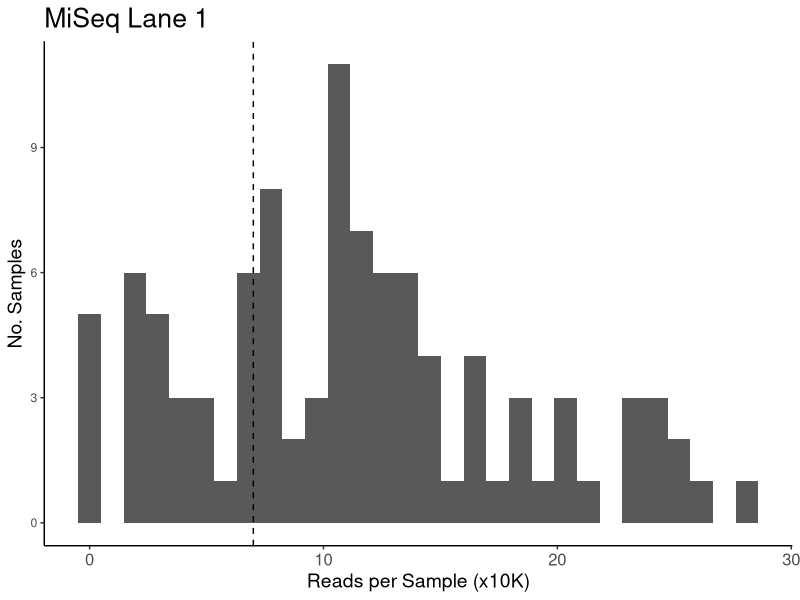
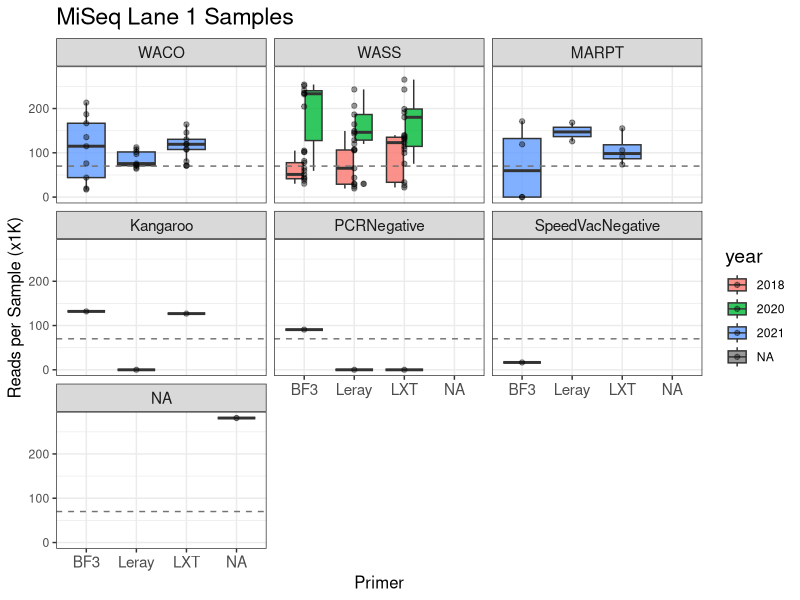
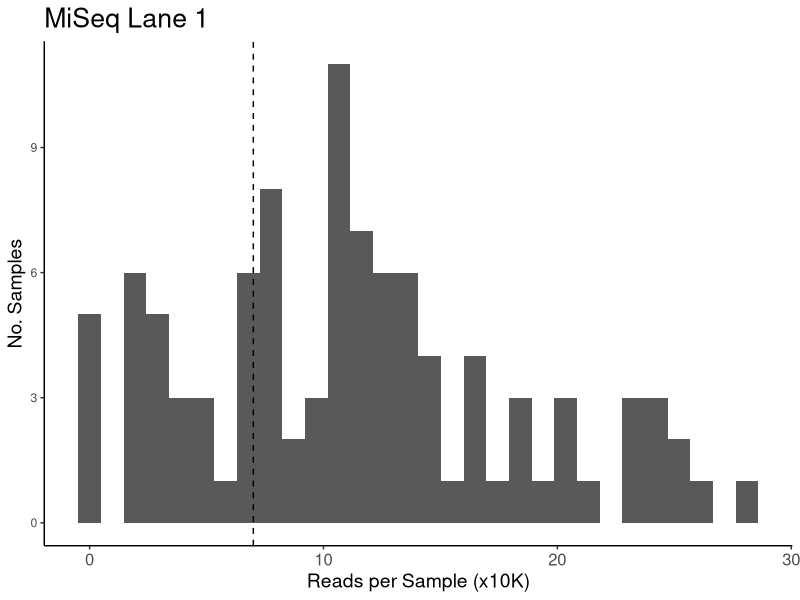
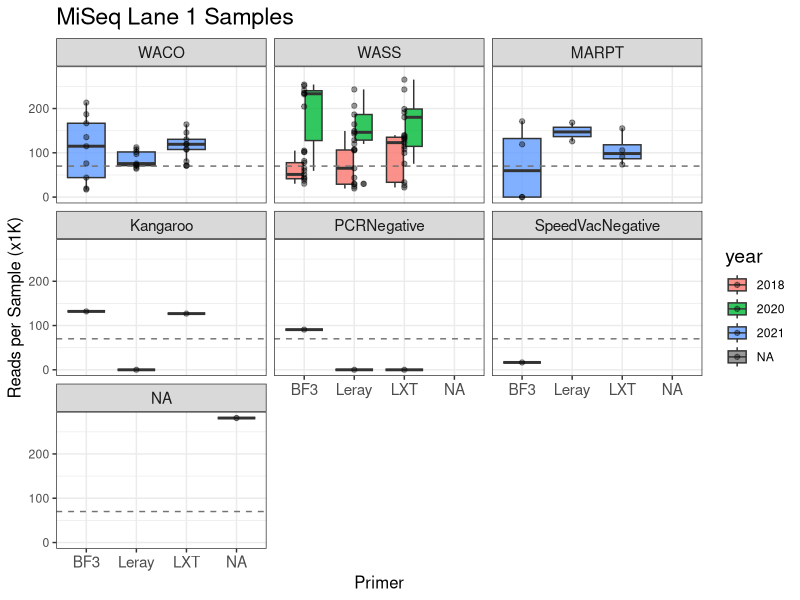

Write the R code that produced these figures, in order.
##################### Read Depths from MiSeq Output #####################
#
# 2022-01-04 Mary Fisher
#
# Description: Graph the distribution of read depths from MiSeq sequencing output.
#
#########################################################################



# Set up ------------------------------------------------------------------
library(here)
library(tidyverse)
library(magrittr)
library(ggplot2)


# Lane 1 ------------------------------------------------------------------

##--- read in data
dat <- read.csv(here::here("data","raw","qc","EGC-Salish-Sea_Lane-1_MiSeq-Stats.csv"))

##--- histogram of all read depths. mark minimum desirable (70,000)
fig1a <- ggplot(dat, aes(x=total_reads_per_lane/10000)) +
  geom_histogram() +
  geom_vline(aes(xintercept=7), lty=2) +
  labs(x="Reads per Sample (x10K)", y="No. Samples",
       title="MiSeq Lane 1") +
  theme_classic() + theme(axis.text.x=element_text(size=12),
                          axis.title=element_text(size=14),
                          title=element_text(size=16))
fig1a
png(here::here("data","raw","qc","Lane-1-read-depth.png"))
fig1a
dev.off()


##--- boxplot of read depths by sample group. mark minimum desirable (70,000)
### categorize samples by project / control type using the sample IDs
dat %<>% separate(col=sample, into=c("primer","group","year","id1","id2"), sep="_", remove=FALSE) %>%
  # clean up MARPT sample identifiers, which don't have a year
  mutate(id1=ifelse(group=="MARPT",year,id1)) %>%
  mutate(year=ifelse(group=="MARPT",2021,year))

dat$group <- factor(dat$group, 
                    levels=c("WACO","WASS","MARPT","Kangaroo","PCRNegative","SpeedVacNegative","NA"))

### plot
fig1b <- ggplot(dat, aes(x=primer, y=total_reads_per_lane/1000, fill=year)) +
  geom_boxplot(alpha=0.8) +
  geom_hline(aes(yintercept=70), lty=2, col="grey45") +
  geom_point(aes(fill=year), alpha=0.4) +
  facet_wrap(~group, ncol=3) + 
  labs(y="Reads per Sample (x1K)", x="Primer",
       title="MiSeq Lane 1 Samples") +
  theme_bw() + theme(axis.text.x=element_text(size=11),
                     axis.title=element_text(size=12),
                     strip.text=element_text(size=11),
                     title=element_text(size=14))
  
fig1b
png(here::here("data","raw","qc","Lane-1-read-depth-bySample.png"))
fig1b
dev.off()


##--- samples with read depths below 70,000

dat_lowRD <- dat %>%
  filter(total_reads_per_lane < 70000) %>%
  arrange(total_reads_per_lane) %>%
  dplyr::select(lane, sample,primer,group,year,barcode,total_reads_per_lane)

write.csv(dat_lowRD, here::here("data","raw","qc","EGC-Salish-Sea_Low-Read-Depths.csv"), row.names=FALSE)



